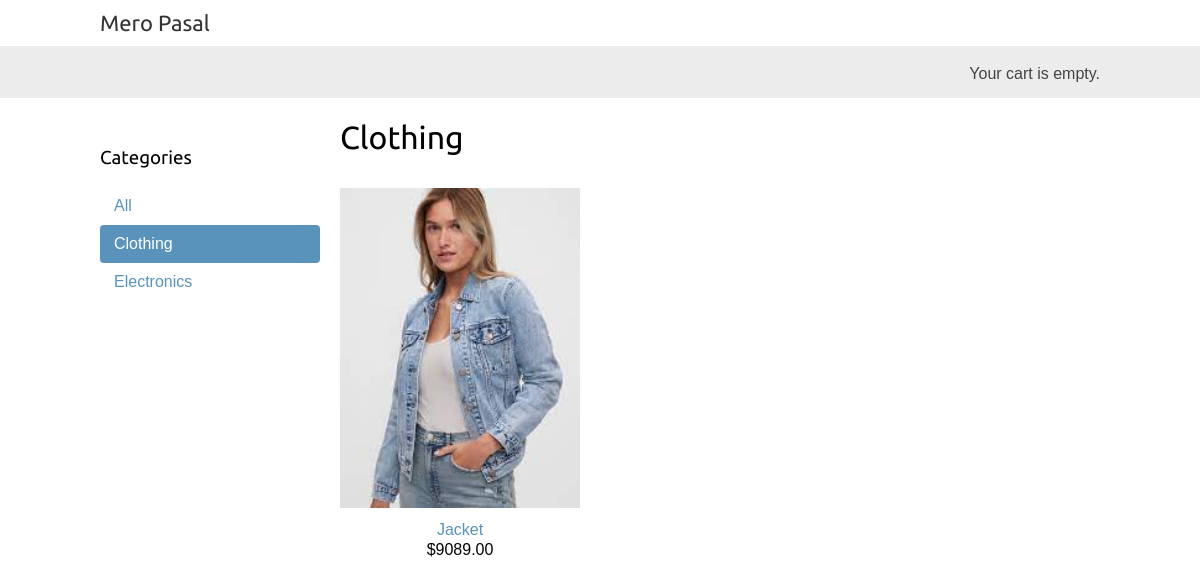
/clothing/, run on an earlier commit of the app's database.
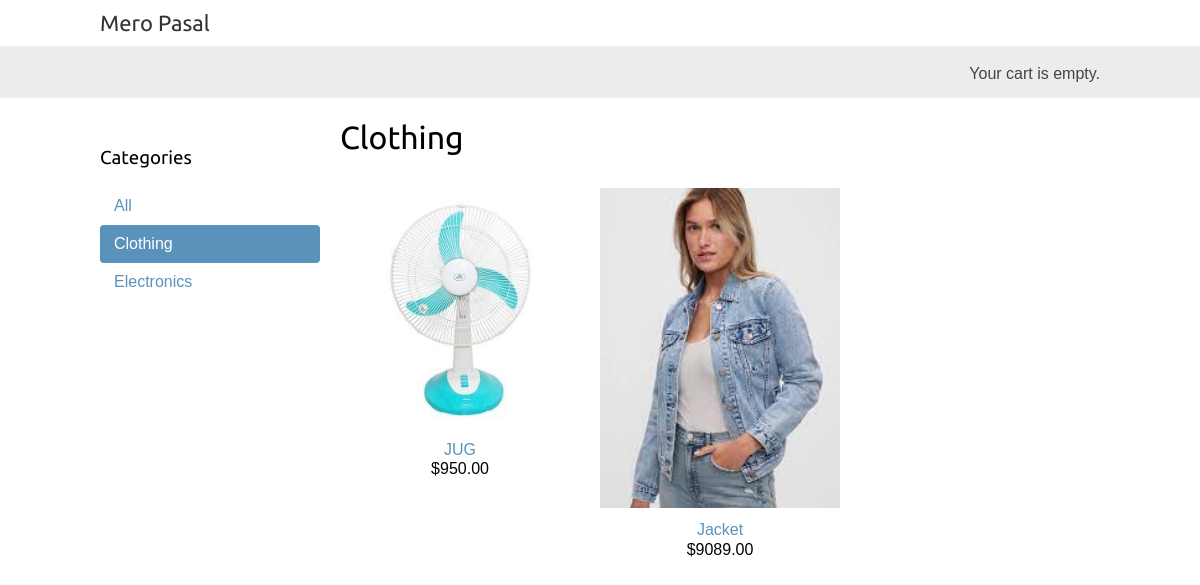
And on a later commit of the database.
### Product/models.py (models this page shows, shortened)
class Category(models.Model):
    name = models.CharField(max_length=50)
    slug = models.SlugField(max_length=255, unique=True)
    description = models.TextField()
    meta_keywords = models.CharField(max_length=255)
    meta_description = models.CharField(max_length=255)
    created_at = models.DateTimeField(auto_now_add=True)
    updated_at = models.DateTimeField(auto_now=True)
    is_active = models.BooleanField(default=False)
    class Meta:
        db_table = 'categories'
        verbose_name = 'category'
        ordering = ('name',)
        verbose_name_plural = 'categories'
    def get_absolute_url(self):
        return reverse('Product:product_list_by_category',
               args=[self.slug])

class Product(models.Model):
    category = models.ForeignKey(
        Category, related_name='products',  on_delete=models.CASCADE)
    name = models.CharField(max_length=50)
    slug = models.SlugField(max_length=255, db_index=True)
    brand = models.CharField(max_length=255)
    sku = models.CharField(max_length=50)
    price = models.DecimalField(max_digits=9, decimal_places=2)
    old_price = models.DecimalField(
        max_digits=9, decimal_places=2, default=0.00)
    image = models.ImageField(upload_to='')
    quantity = models.IntegerField(default=0)
    description = models.TextField()
    stock = models.IntegerField()
    meta_keywords = models.CharField(max_length=255)
    meta_description = models.CharField(max_length=255)
    is_available = models.BooleanField(default=False)
    is_bestseller = models.BooleanField(default=False)
    is_featured = models.BooleanField(default=False)
    created_at = models.DateTimeField(auto_now_add=True)
    modified_at = models.DateTimeField(auto_now=True)
    class Meta:
        db_table = 'products'
        verbose_name_plural = "Products"
        ordering = ('name',)
        index_together = (('id', 'slug'),)
    def get_absolute_url(self):
        return reverse('Product:product_detail',
                       args=[self.id, self.slug])

### Product/views.py (the view)
# urls.py: path('', views.product_list, name='product_list'),
def product_list(request, category_slug=None):
    category = None
    categories = Category.objects.all()
    products = Product.objects.filter(is_available=True)
    if category_slug:
        category = get_object_or_404(Category, slug=category_slug)
        products = products.filter(category=category)
    return render(request,
                  'list.html',
                  {'category': category,
                   'categories': categories,
                   'products': products})

### cart/cart.py (called while the page is built)
    def __len__(self):
        return sum(item['quantity'] for item in self.cart.values())

### cart/context_processors.py (called while the page is built)
def cart(request):
    return {'cart': Cart(request)}

### Product/templates/list.html (shortened to what this page needs)
{% extends 'base.html' %}
{% load static %}
{% block content %}
  <div id="sidebar">
    <h3>Categories</h3>
    <ul>
      <li {% if not category %}class="selected"{% endif %}>
        <a href="{% url 'Product:product_list' %}">All</a>
      </li>
      {% for c in categories %}
        <li {% if category.slug == c.slug %}class="selected"{% endif %}>
          <a href="{{ c.get_absolute_url }}">{{ c.name }}</a>
        </li>
      {% endfor %}
    </ul>
  </div>
  <div id="main" class="product-list">
    <h1>{% if category %}{{ category.name }}{% else %}Products{% endif %}</h1>
    {% for product in products %}
      <div class="item">
        <a href="{{ product.get_absolute_url }}">
          <img src="{% if product.image %}{{ product.image.url }}{% else %}{% static "img/no_image.png" %}{% endif %}">
        </a>
        <a href="{{ product.get_absolute_url }}">{{ product.name }}</a>
        <br>
        ${{ product.price }}
      </div>
    {% endfor %}
  </div>
{% endblock %}

What changed in the data, as far as the page shows it:
added Product: image (picture), name "JUG", price "950.00"
